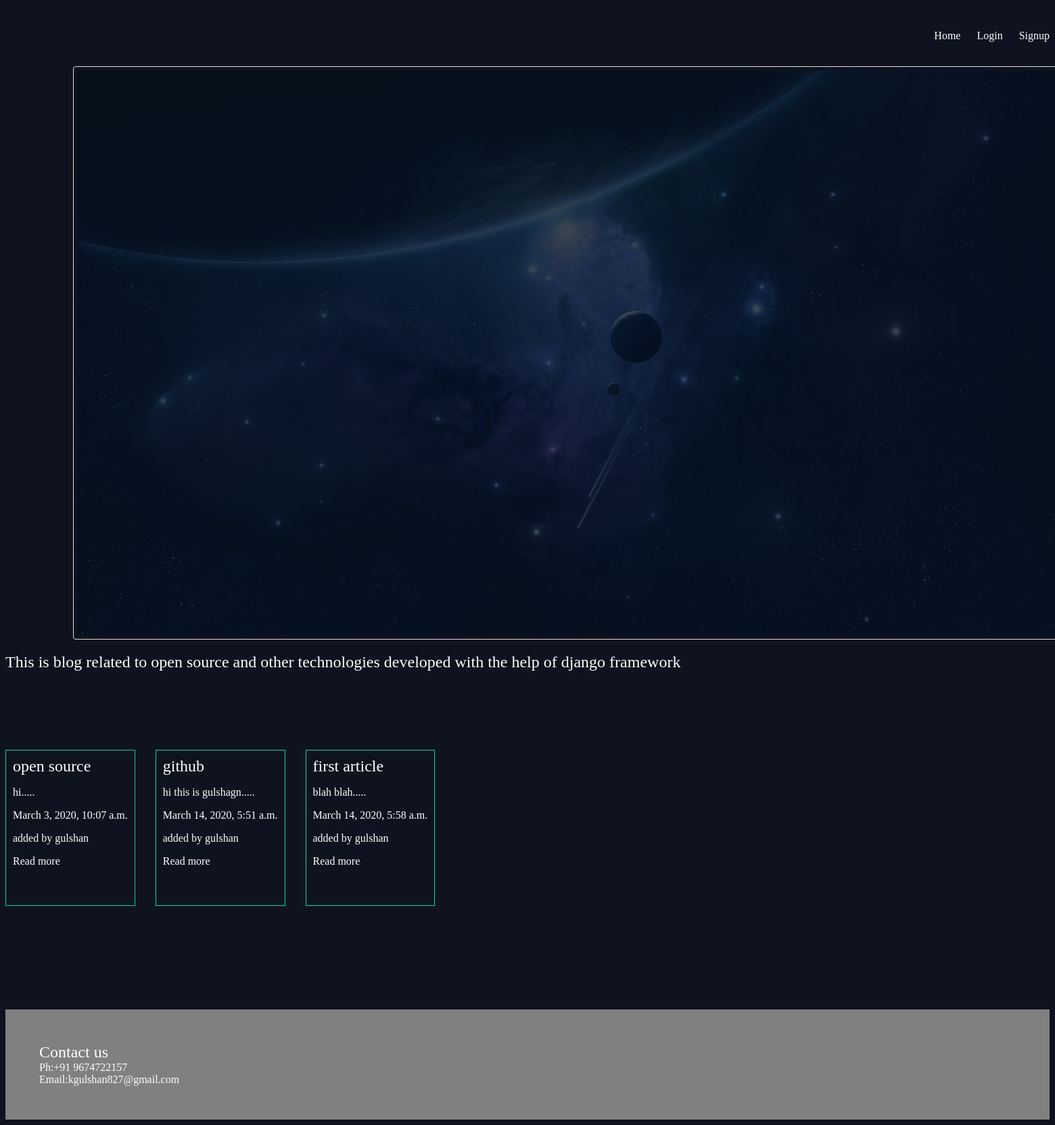
The page / on the database its author committed.
### articles/models.py (models this page shows, shortened)
class Articles(models.Model):
    title=models.CharField(max_length=100)
    slug=models.SlugField()
    body=models.TextField()
    date=models.DateTimeField(auto_now_add=True)
    thumb=models.ImageField(default='default.png',blank=True)
    author=models.ForeignKey(User,default=None,on_delete=models.CASCADE)
    def snippet(self):
        return self.body[0:50]+"....."

### articles/views.py (the view)
# urls.py: path('',views.article_list,name="list"),
def article_list(request):
    articles=Articles.objects.all().order_by('date')
    return render(request,'article_list.html',{'articles':articles,
                                               })

### articles/templates/article_list.html (shortened to what this page needs)
{% extends 'base.html' %}
{% block content %}
<img src="/static/hero-image.jpg" alt="Paris" style="width:1500px">
<div class="card">
    <p>
       <h2> This is blog related to open source and other technologies
    developed with the help of django framework</h2>
    </p>
</div>
<div class="articles">
     {% for article in articles %}
     <div class="article">
         <h2><a href="{% url 'detail' slug=article.slug %}">{{article.title}}</a></h2>
         <p>{{article.snippet}}
         </p>
         <p>{{article.date}}
         </p>
         <p class="author" >added by {{ article.author.username }}</p>
         <p class="more"><a href ="{% url 'detail' slug=article.slug  %}">Read more</a></p>
     </div>
     {% endfor %}
</div>
<footer>
    <h2>Contact us</h2>
 Ph:+91 9674722157<br>
    Email:kgulshan827@gmail.com
</footer>
</body>
</html>
{% endblock %}

### assets/styles.css (style rules this page uses)
body { background-color:#0f121f; background-repeat-y:no-repeat; color:#fff; background-image:/static/hero-image.jpg; }
body * { font-family:Ubuntu; }
h1,h2,h3,h4,h5 { font-weight:normal; margin:0; }
a,a:hover,a:visited { color:#fff; text-decoration:none; }
img { border: 1px solid #ddd; border-radius: 4px; padding: 5px; width:1200px; margin-left:100px; }
.articles { display:grid; grid-template-columns:1fr 1fr 1fr; grid-gap:30px; margin-top:100px; position:absolute; }
.article { padding:10px; border:1px solid #00dba0; position:relative; padding-bottom:40px; }
footer { margin-top:500px; padding:50px; background-color:gray; }

### rows shown on the page
Articles: title "open source", snippet "hi.....", date "March 3, 2020, 10:07 a.m.", author.username "gulshan"
Articles: title "github", snippet "hi this is gulshagn.....", date "March 14, 2020, 5:51 a.m.", author.username "gulshan"
Articles: title "first article", snippet "blah blah.....", date "March 14, 2020, 5:58 a.m.", author.username "gulshan"
